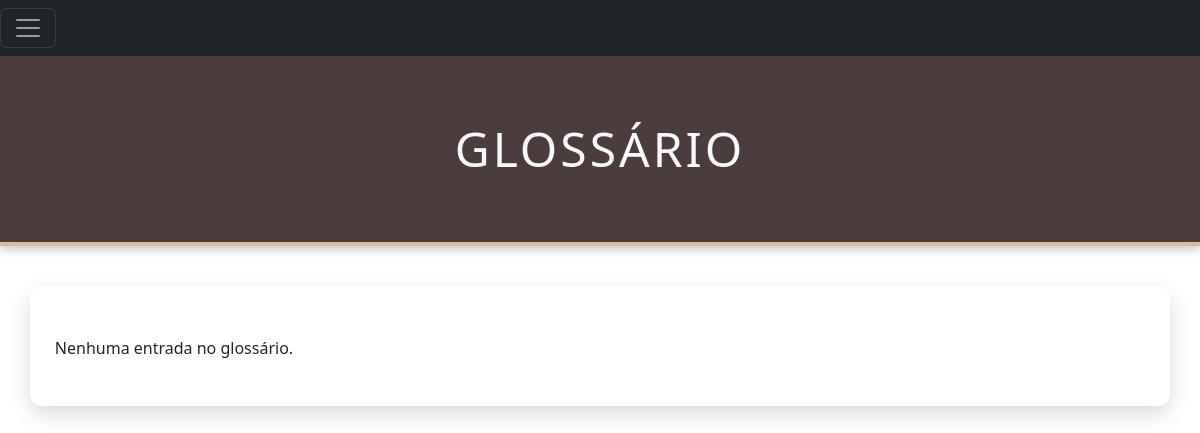
The app's page /paginas/glossario.php, older data.
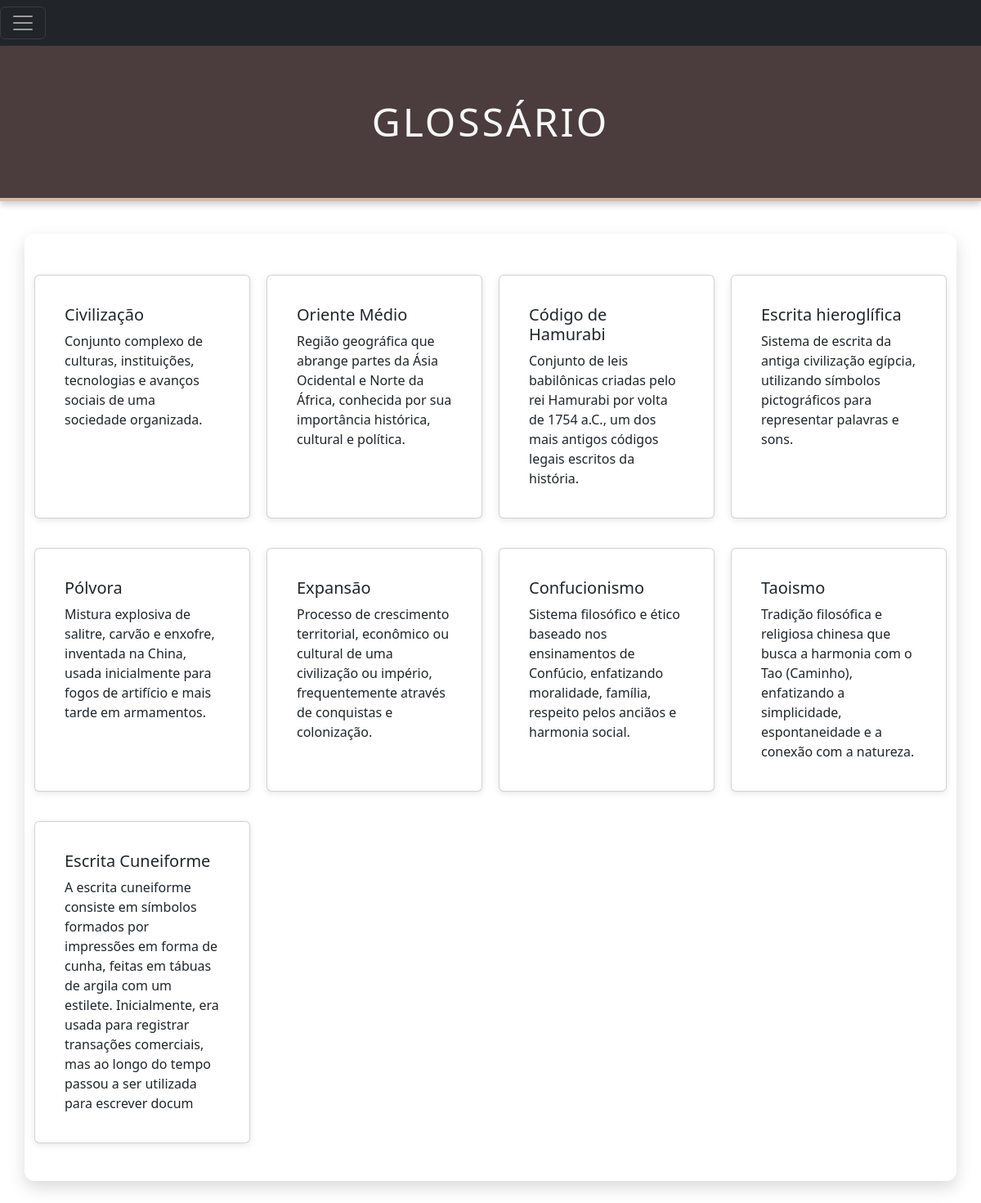
The same page, newer data.
### tables this page shows
CREATE TABLE `glossario` (
  `id_palavra` int(11) NOT NULL,
  `titulo` varchar(150) NOT NULL,
  `descricao` varchar(255) NOT NULL
);

### paginas/glossario.php (the view, shortened to what this page needs)
<?php
include '../bd/database.php';
$sql = "SELECT * FROM glossario";
$result = $connection->query($sql);
?>
<!DOCTYPE html>
<html lang="en">
<head>
    <link rel="stylesheet" href="../css/glossario.css">
    <link href="https://cdn.jsdelivr.net/npm/bootstrap@5.3.0-alpha1/dist/css/bootstrap.min.css" rel="stylesheet">
</head>
<body>
<div class="pos-f-t">
    <nav class="navbar navbar-dark bg-dark">
        <button class="navbar-toggler" type="button" data-bs-toggle="offcanvas" data-bs-target="#offcanvasNavbar"
                aria-controls="offcanvasNavbar" aria-expanded="false" aria-label="Alterna navegação">
            <span class="navbar-toggler-icon"></span>
        </button>
    </nav>
</div>
<header>
    <h1 class="text-center my-4">Glossário</h1>
</header>
<div class="container">
    <section class="cards-section" id="glossaryCards">
        <?php if ($result->num_rows > 0): ?>
            <?php while ($linha = $result->fetch_assoc()): ?>
                <div class="card mb-3">
                    <div class="card-body">
                        <h5 class="card-title"><?= htmlspecialchars($linha['titulo']) ?></h5>
                        <p class="card-text"><?= htmlspecialchars($linha['descricao']) ?></p>
                    </div>
                </div>
            <?php endwhile; ?>
        <?php else: ?>
            <p class="text-center">Nenhuma entrada no glossário.</p>
        <?php endif; ?>
    </section>
</div>
</body>
</html>

### bd/database.php (shortened to what this page needs)
<!DOCTYPE html>
<html lang="en">
<head>
</head>
<body>
</body>
</html>

### css/glossario.css (style rules this page uses)
body { font-family: 'Georgia', serif; background-color: #faf3e0; color: #3d3d3d; margin: 0; padding: 0; }
header { background-color: #4b3d3d; color: #f8f8f8; padding: 40px 0; text-align: center; box-shadow: 0px 4px 8px rgba(0, 0, 0, 0.2); border-bottom: 4px solid #d5bca7; }
header h1 { font-size: 48px; margin: 0; text-transform: uppercase; letter-spacing: 3px; }
.container { max-width: 1100px; margin: 40px auto; padding: 30px; background-color: #ffffff; box-shadow: 0px 8px 20px rgba(0, 0, 0, 0.15); border-radius: 12px; }
.cards-section { display: grid; grid-template-columns: repeat(4, 1fr); gap: 20px; margin-top: 20px; }
.card { background-color: #f8f8f8; padding: 20px; border-radius: 8px; box-shadow: 0px 2px 8px rgba(0, 0, 0, 0.1); min-height: 150px; }

Row changes from the older to the newer data that the page shows:
added glossario: titulo "Civilização", descricao "Conjunto complexo de culturas, instituições, tecnologias e avanços sociais de uma sociedade organizada."
added glossario: titulo "Oriente Médio", descricao "Região geográfica que abrange partes da Ásia Ocidental e Norte da África, conhecida por sua importância histórica, cultural e política."
added glossario: titulo "Código de Hamurabi", descricao "Conjunto de leis babilônicas criadas pelo rei Hamurabi por volta de 1754 a.C., um dos mais antigos códigos legais escritos da história."
added glossario: titulo "Escrita hieroglífica", descricao "Sistema de escrita da antiga civilização egípcia, utilizando símbolos pictográficos para representar palavras e sons."
added glossario: titulo "Pólvora", descricao "Mistura explosiva de salitre, carvão e enxofre, inventada na China, usada inicialmente para fogos de artifício e mais tarde em armamentos."
added glossario: titulo "Expansão", descricao "Processo de crescimento territorial, econômico ou cultural de uma civilização ou império, frequentemente através de conquistas e colonização."
added glossario: titulo "Confucionismo", descricao "Sistema filosófico e ético baseado nos ensinamentos de Confúcio, enfatizando moralidade, família, respeito pelos anciãos e harmonia social."
added glossario: titulo "Taoismo", descricao "Tradição filosófica e religiosa chinesa que busca a harmonia com o Tao (Caminho), enfatizando a simplicidade, espontaneidade e a conexão com a natureza."
added glossario: titulo "Escrita Cuneiforme", descricao "A escrita cuneiforme consiste em símbolos formados por impressões em forma de cunha, feitas em tábuas de argila com um estilete. Inicialmente, era usada para registrar transações comerciais, mas ao longo do tempo passou a ser utilizada para escrever docum"
Text that changed along with them:
text no longer shown: "Nenhuma entrada no glossário."
